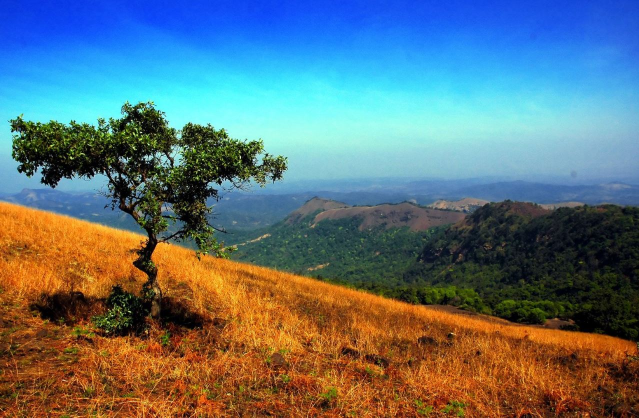
#> input picture Görüntü Eşikleme/img1.JPG, 1278 x 836 px, given in place of the camera (shown at 1/2 size)
$ python objectdetectionwithcolor.py
#> lines starting #> are read from the running program, lines starting #| are printed output that depends on the picture; after the words box and inside, x2 and y2 are one past the last pixel; in counts of white or black regions, pixels touching at a corner belong together
# -*- coding: utf-8 -*-
"""
Created on Tue Feb 15 00:47:31 2022

@author: Burak Atestepe
"""

import cv2
import numpy as np
from collections import deque

#nesne merkezini depolayacak veri tipş
buffer_size = 16
pts = deque(maxlen = buffer_size)

# mavi renk aralığı HSV (ton, doygunluk, parlaklık)
blueLower = (84,98, 0)
blueUpper =  (179, 255, 255)

#capture

cap = cv2.VideoCapture(0)
cap.set(3,960)
cap.set(4,480)

while True:

    success, imgOriginal = cap.read()
#> imgOriginal is the input picture: shape (836, 1278, 3); mean B, G, R 118.6, 113.4, 96

    if success:

        #blur
        blurred = cv2.GaussianBlur(imgOriginal, (11,11), 0)

        #hsv
        hsv = cv2.cvtColor(blurred, cv2.COLOR_BGR2HSV)
#> hsv: shape (836, 1278, 3); mean H, S, V 64.2, 166.3, 166.3

        #cv2.imshow("HSV Image", hsv)

        #mavi için maske oluştur
        mask = cv2.inRange(hsv, blueLower, blueUpper)
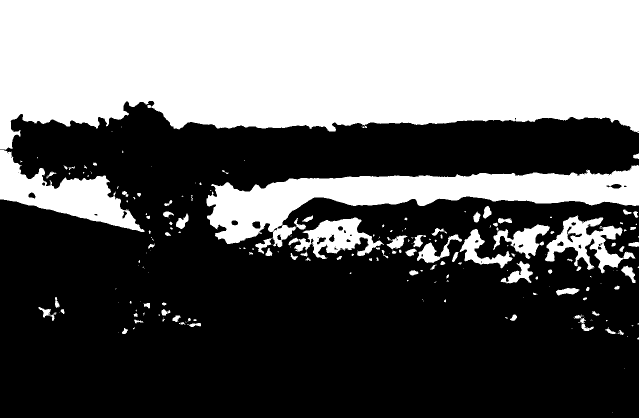
#> mask: shape (836, 1278) (shown at 1/2 size); 39.1% white; 223 white regions (131 under 20 px), largest, box (x1, y1, x2, y2) and area: (0, 0, 1278, 300) 313471, (413, 330, 1278, 495) 53481, (0, 300, 289, 464) 18172
        #cv2.imshow("mask Image", mask)

        #maskenin etrafında kalan gürültüleri sil
        mask = cv2.erode(mask, None, iterations = 2)
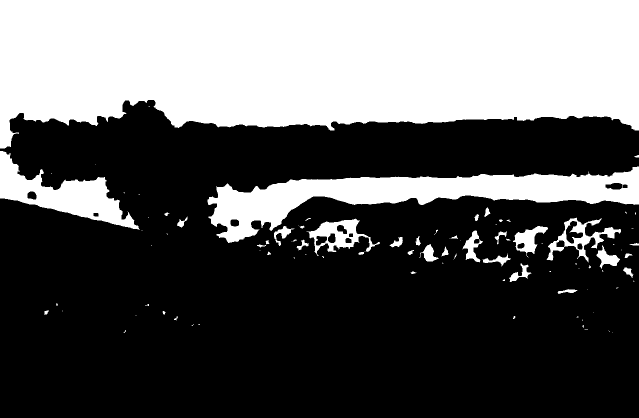
#> mask: shape (836, 1278) (shown at 1/2 size); 36.3% white; 94 white regions (54 under 20 px), largest, box (x1, y1, x2, y2) and area: (0, 0, 1278, 297) 309342, (415, 333, 1278, 486) 46682, (0, 302, 279, 460) 15765
        mask = cv2.dilate(mask, None, iterations = 2)
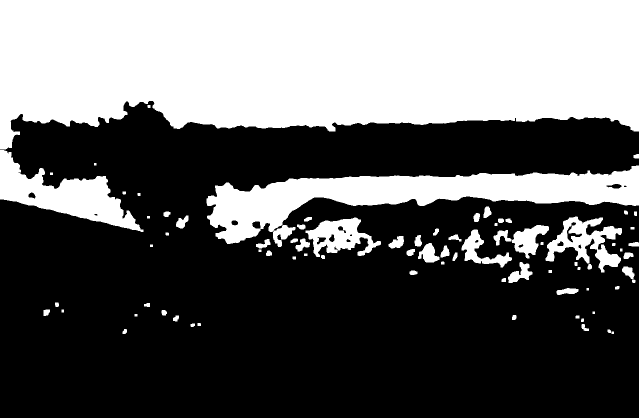
#> mask: shape (836, 1278) (shown at 1/2 size); 38.6% white; 80 white regions
        #cv2.imshow("mask with erozyon Image", mask)

        #kontür
        (contours,_) = cv2.findContours(mask.copy(), cv2.RETR_EXTERNAL, cv2.CHAIN_APPROX_SIMPLE)
#> contours = 80 contours, 4 with area under 20; largest, box (x1, y1, x2, y2) and area: (0, 0, 1278, 299) 311514, (413, 331, 1278, 494) 52430, (0, 300, 287, 464) 17667, (1091, 433, 1244, 545) 7233, (611, 435, 762, 514) 6021

        center = None

        if len(contours) > 0:

            #en büyük konturu al
            c = max(contours, key = cv2.contourArea)
#> c = contour of 580 points, box (x1, y1, x2, y2) (0, 0, 1278, 299), area 311514

            #dikdörtgene çevir

            rect = cv2.minAreaRect(c)
#> rect = ((638.5, 149), (298, 1277), -90)

            ((x,y), (width, height), rotation) = rect
#> x = 638.5; y = 149; width = 298; height = 1277; rotation = -90

            s= "x : {}, y: {}, height: {}, rotation: {}".format(np.round(x),np.round(y),np.round(height),np.round(rotation))
            print(s)
#| x : 638.0, y: 149.0, height: 1277.0, rotation: -90.0

            # kutucuk
            box = cv2.boxPoints(rect)
#> box = [[1277, 298], [-9.12e-15, 298], [0, 0], [1277, 0]]
            box = np.int64(box)
#> box = [[1277, 298], [0, 298], [0, 0], [1277, 0]]

            # moment
            M = cv2.moments(c)
#> M = moments, m00 311514.5, centre m10/m00, m01/m00 = (637.1, 122.3)
            center = (int(M["m10"]/M["m00"]), int(M["m01"]/M["m00"]))
#> center = (637, 122)

            # konturu çizdir: sarı
            cv2.drawContours(imgOriginal, [box], 0, (0,255,255),2)

            # merkere bir tane nokta çizelim: pembe
            cv2.circle(imgOriginal, center, 5, (255,0,255),-1)
#> imgOriginal: shape (836, 1278, 3); mean B, G, R 117.3, 114.3, 97.3

            # bilgileri ekrana yazdır
            cv2.putText(imgOriginal, s, (25,50), cv2.FONT_HERSHEY_COMPLEX_SMALL, 1, (255,255,255), 2)
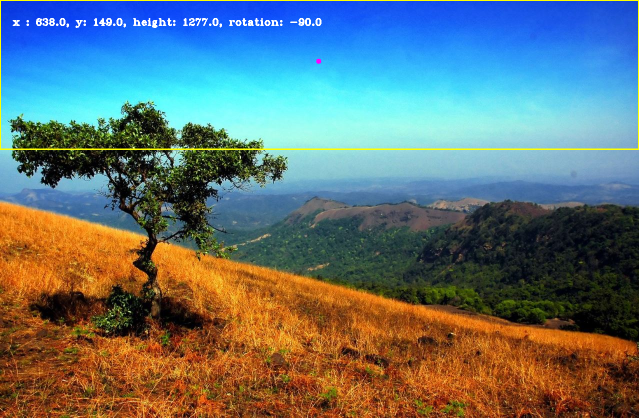
#> imgOriginal: shape (836, 1278, 3) (shown at 1/2 size); mean B, G, R 117.3, 115, 98.2


            cv2.imshow("Orijinal Tespit", imgOriginal)


    if cv2.waitKey(1) & 0xFF == ord("q") : break
#> (key q is pressed here)
